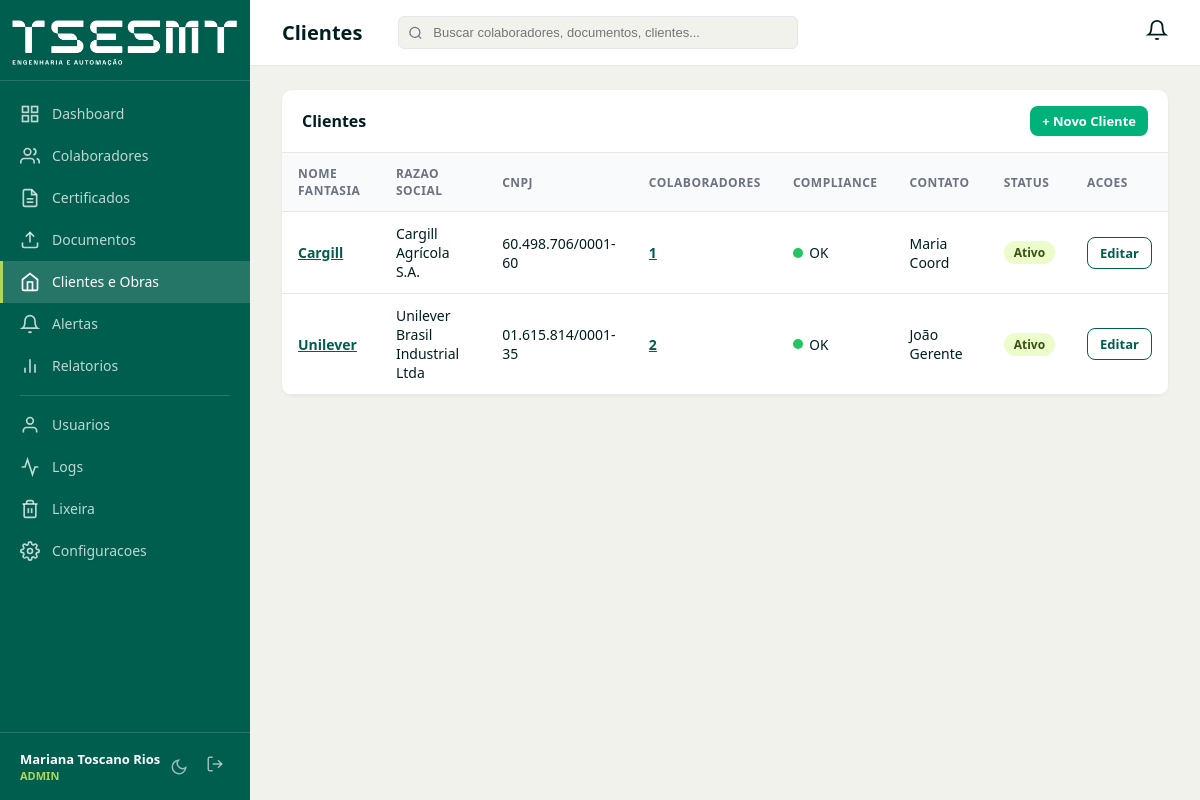
Screenshot of /clientes (signed in) with the database file from the repository.
### tables this page shows
CREATE TABLE IF NOT EXISTS clientes (
    id INT AUTO_INCREMENT PRIMARY KEY,
    razao_social VARCHAR(200) NOT NULL,
    nome_fantasia VARCHAR(200) NULL,
    cnpj VARCHAR(18) NULL,
    contato_nome VARCHAR(150) NULL,
    contato_email VARCHAR(150) NULL,
    contato_telefone VARCHAR(20) NULL,
    ativo TINYINT(1) NOT NULL DEFAULT 1,
    criado_em DATETIME NOT NULL DEFAULT CURRENT_TIMESTAMP,
    atualizado_em DATETIME NOT NULL DEFAULT CURRENT_TIMESTAMP ON UPDATE CURRENT_TIMESTAMP,
    INDEX idx_cnpj (cnpj),
    INDEX idx_ativo (ativo)
);

### app/Views/clientes/index.php (the view)
<div class="table-container">
    <div class="table-header">
        <span class="table-title">Clientes</span>
        <a href="/clientes/novo" class="btn btn-primary btn-sm">+ Novo Cliente</a>
    </div>
    <table>
        <thead><tr><th>Nome Fantasia</th><th>Razao Social</th><th>CNPJ</th><th>Colaboradores</th><th>Compliance</th><th>Contato</th><th>Status</th><th>Acoes</th></tr></thead>
        <tbody>
        <?php if (empty($clientes)): ?>
        <tr><td colspan="8" style="text-align:center;color:#6b7280;">Nenhum cliente cadastrado.</td></tr>
        <?php else: ?>
        <?php foreach ($clientes as $c):
            $cid = (int)$c['id'];
            $numColabs = $colabCounts[$cid] ?? 0;
            $numExpired = $docsExpired[$cid] ?? 0;
            $numExpiring = $docsExpiring[$cid] ?? 0;
            if ($numExpired > 0) {
                $complianceColor = '#ef4444';
                $complianceLabel = $numExpired . ' vencido(s)';
            } elseif ($numExpiring > 0) {
                $complianceColor = '#f59e0b';
                $complianceLabel = $numExpiring . ' vencendo';
            } else {
                $complianceColor = '#22c55e';
                $complianceLabel = 'OK';
            }
        ?>
        <tr>
            <td><a href="/clientes/<?= $c['id'] ?>" style="color:var(--c-primary);font-weight:600;"><?= htmlspecialchars($c['nome_fantasia'] ?? $c['razao_social']) ?></a></td>
            <td><?= htmlspecialchars($c['razao_social']) ?></td>
            <td><?= htmlspecialchars($c['cnpj'] ?? '-') ?></td>
            <td><a href="/colaboradores?cliente=<?= $cid ?>" style="color:var(--c-primary);font-weight:600;"><?= $numColabs ?></a></td>
            <td>
                <span style="display:inline-flex;align-items:center;gap:0.4rem;">
                    <span style="display:inline-block;width:10px;height:10px;border-radius:50%;background:<?= $complianceColor ?>;"></span>
                    <span style="font-size:0.85rem;"><?= $complianceLabel ?></span>
                </span>
            </td>
            <td><?= htmlspecialchars($c['contato_nome'] ?? '-') ?></td>
            <td><span class="badge badge-<?= $c['ativo'] ? 'ativo' : 'inativo' ?>"><?= $c['ativo'] ? 'Ativo' : 'Inativo' ?></span></td>
            <td>
                <a href="/clientes/<?= $c['id'] ?>/editar" class="btn btn-outline btn-sm">Editar</a>
            </td>
        </tr>
        <?php endforeach; ?>
        <?php endif; ?>
        </tbody>
    </table>
</div>

### app/Core/Router.php (shortened to what the rows shown need)
<?php
class Router
{
    private array $routes = [];
    private function addRoute(string $method, string $path, array $handler, array $middleware): void
    {
        $pattern = preg_replace('/\{(\w+)\}/', '(?P<$1>[^/]+)', $path);
        $pattern = '#^' . $pattern . '$#';
        $this->routes[] = [
            'method'     => $method,
            'pattern'    => $pattern,
            'handler'    => $handler,
            'middleware'  => $middleware,
        ];
    }
    public function dispatch(): void
    {
        $method = $_SERVER['REQUEST_METHOD'];
        $uri = parse_url($_SERVER['REQUEST_URI'], PHP_URL_PATH);
        $uri = rtrim($uri, '/') ?: '/';
        foreach ($this->routes as $route) {
            if ($route['method'] !== $method) {
                continue;
            }
            if (preg_match($route['pattern'], $uri, $matches)) {
                $params = array_filter($matches, 'is_string', ARRAY_FILTER_USE_KEY);
                [$controllerName, $action] = $route['handler'];
                $controller = new $controllerClass();
                call_user_func_array([$controller, $action], array_values($params));
                return;
            }
        }
    }
}

### rows the page displays
clientes: nome_fantasia "Cargill", razao_social "Cargill Agrícola S.A.", cnpj "60.498.706/0001-60", id "1", id "OK", contato_nome "Maria Coord", ativo "Ativo"
clientes: nome_fantasia "Unilever", razao_social "Unilever Brasil Industrial Ltda", cnpj "01.615.814/0001-35", id "2", id "OK", contato_nome "João Gerente", ativo "Ativo"
